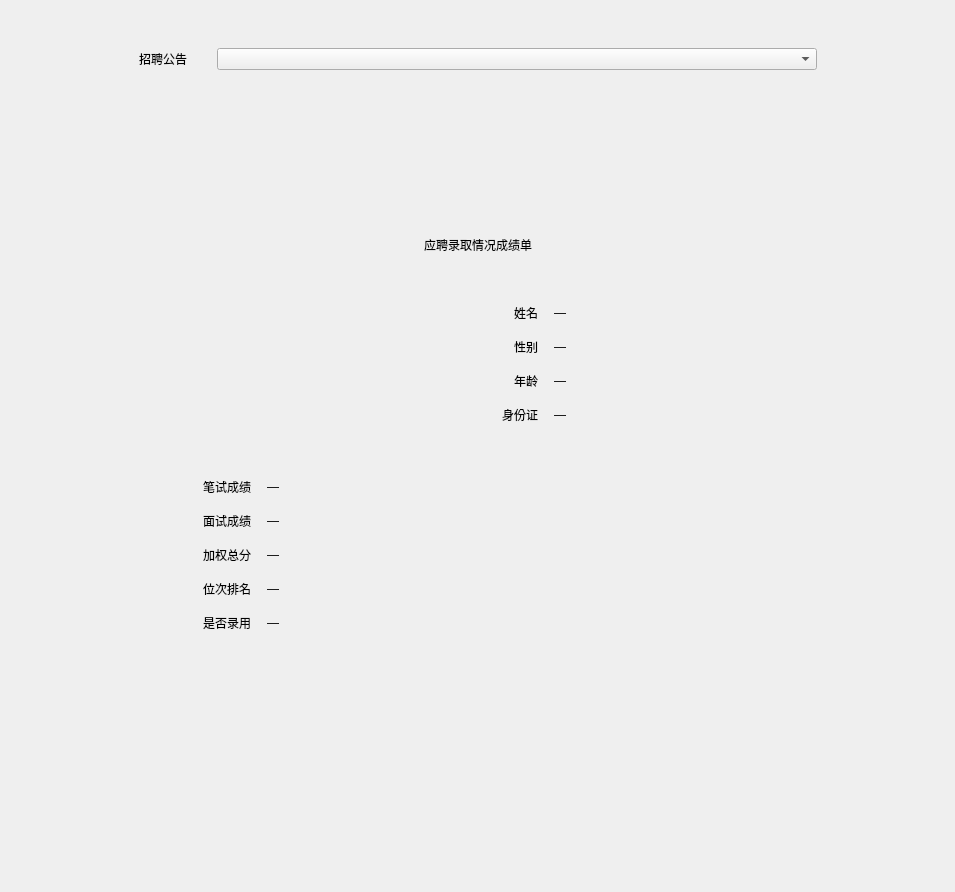
        <widget class="QWidget" name="reportPage">
         <layout class="QVBoxLayout" name="verticalLayout_16">
          <item>
           <spacer name="verticalSpacer_13">
            <property name="orientation">
             <enum>Qt::Vertical</enum>
            </property>
            <property name="sizeType">
             <enum>QSizePolicy::Expanding</enum>
            </property>
            <property name="sizeHint" stdset="0">
             <size>
              <width>20</width>
              <height>28</height>
             </size>
            </property>
           </spacer>
          </item>
          <item>
           <widget class="QWidget" name="widget_30" native="true">
            <layout class="QHBoxLayout" name="horizontalLayout_23">
             <item>
              <spacer name="horizontalSpacer_47">
               <property name="orientation">
                <enum>Qt::Horizontal</enum>
               </property>
               <property name="sizeHint" stdset="0">
                <size>
                 <width>107</width>
                 <height>20</height>
                </size>
               </property>
              </spacer>
             </item>
             <item>
              <widget class="QLabel" name="recruitTip_2">
               <property name="text">
                <string>招聘公告</string>
               </property>
              </widget>
             </item>
             <item>
              <spacer name="horizontalSpacer_48">
               <property name="orientation">
                <enum>Qt::Horizontal</enum>
               </property>
               <property name="sizeType">
                <enum>QSizePolicy::Fixed</enum>
               </property>
               <property name="sizeHint" stdset="0">
                <size>
                 <width>24</width>
                 <height>20</height>
                </size>
               </property>
              </spacer>
             </item>
             <item>
              <widget class="QComboBox" name="repRecruitComboBox">
               <property name="minimumSize">
                <size>
                 <width>600</width>
                 <height>0</height>
                </size>
               </property>
               <property name="maximumSize">
                <size>
                 <width>650</width>
                 <height>16777215</height>
                </size>
               </property>
              </widget>
             </item>
             <item>
              <spacer name="horizontalSpacer_49">
               <property name="orientation">
                <enum>Qt::Horizontal</enum>
               </property>
               <property name="sizeHint" stdset="0">
                <size>
                 <width>107</width>
                 <height>20</height>
                </size>
               </property>
              </spacer>
             </item>
            </layout>
           </widget>
          </item>
          <item>
           <spacer name="verticalSpacer_15">
            <property name="orientation">
             <enum>Qt::Vertical</enum>
            </property>
            <property name="sizeType">
             <enum>QSizePolicy::Fixed</enum>
            </property>
            <property name="sizeHint" stdset="0">
             <size>
              <width>20</width>
              <height>48</height>
             </size>
            </property>
           </spacer>
          </item>
          <item>
           <widget class="QWidget" name="widget_28" native="true">
            <layout class="QHBoxLayout" name="horizontalLayout_25">
             <item>
              <spacer name="horizontalSpacer_45">
               <property name="orientation">
                <enum>Qt::Horizontal</enum>
               </property>
               <property name="sizeHint" stdset="0">
                <size>
                 <width>158</width>
                 <height>20</height>
                </size>
               </property>
              </spacer>
             </item>
             <item>
              <widget class="QWidget" name="reportWidget" native="true">
               <property name="minimumSize">
                <size>
                 <width>600</width>
                 <height>600</height>
                </size>
               </property>
               <property name="maximumSize">
                <size>
                 <width>900</width>
                 <height>900</height>
                </size>
               </property>
               <layout class="QVBoxLayout" name="verticalLayout_15">
                <item>
                 <spacer name="verticalSpacer_18">
                  <property name="orientation">
                   <enum>Qt::Vertical</enum>
                  </property>
                  <property name="sizeHint" stdset="0">
                   <size>
                    <width>20</width>
                    <height>40</height>
                   </size>
                  </property>
                 </spacer>
                </item>
                <item>
                 <widget class="QLabel" name="companyLabel">
                  <property name="text">
                   <string>应聘录取情况成绩单</string>
                  </property>
                  <property name="alignment">
                   <set>Qt::AlignCenter</set>
                  </property>
                 </widget>
                </item>
                <item>
                 <spacer name="verticalSpacer_16">
                  <property name="orientation">
                   <enum>Qt::Vertical</enum>
                  </property>
                  <property name="sizeType">
                   <enum>QSizePolicy::Fixed</enum>
                  </property>
                  <property name="sizeHint" stdset="0">
                   <size>
                    <width>20</width>
                    <height>28</height>
                   </size>
                  </property>
                 </spacer>
                </item>
                <item>
                 <widget class="QWidget" name="widget_31" native="true">
                  <layout class="QHBoxLayout" name="horizontalLayout_24">
                   <property name="spacing">
                    <number>0</number>
                   </property>
                   <property name="leftMargin">
                    <number>0</number>
                   </property>
                   <property name="topMargin">
                    <number>0</number>
                   </property>
                   <property name="rightMargin">
                    <number>0</number>
                   </property>
                   <property name="bottomMargin">
                    <number>0</number>
                   </property>
                   <item>
                    <widget class="QWidget" name="widget_33" native="true">
                     <layout class="QHBoxLayout" name="horizontalLayout_26">
                      <property name="spacing">
                       <number>0</number>
                      </property>
                      <property name="leftMargin">
                       <number>0</number>
                      </property>
                      <property name="topMargin">
                       <number>0</number>
                      </property>
                      <property name="rightMargin">
                       <number>0</number>
                      </property>
                      <property name="bottomMargin">
                       <number>0</number>
                      </property>
                      <item>
                       <widget class="QLabel" name="picLabel">
                        <property name="maximumSize">
                         <size>
                          <width>112</width>
                          <height>168</height>
                         </size>
                        </property>
                        <property name="text">
                         <string/>
                        </property>
                        <property name="pixmap">
                         <pixmap resource="../resource/qrc/mainQrc.qrc">:/header/img/people.png</pixmap>
                        </property>
                        <property name="scaledContents">
                         <bool>true</bool>
                        </property>
                       </widget>
                      </item>
                     </layout>
                    </widget>
                   </item>
                   <item>
                    <spacer name="horizontalSpacer_50">
                     <property name="orientation">
                      <enum>Qt::Horizontal</enum>
                     </property>
                     <property name="sizeType">
                      <enum>QSizePolicy::Fixed</enum>
                     </property>
                     <property name="sizeHint" stdset="0">
                      <size>
                       <width>16</width>
                       <height>20</height>
                      </size>
                     </property>
                    </spacer>
                   </item>
                   <item>
                    <widget class="QWidget" name="widget_34" native="true">
                     <layout class="QFormLayout" name="formLayout_3">
                      <property name="labelAlignment">
                       <set>Qt::AlignRight|Qt::AlignTrailing|Qt::AlignVCenter</set>
                      </property>
                      <property name="horizontalSpacing">
                       <number>16</number>
                      </property>
                      <property name="verticalSpacing">
                       <number>16</number>
                      </property>
                      <property name="leftMargin">
                       <number>16</number>
                      </property>
                      <property name="topMargin">
                       <number>16</number>
                      </property>
                      <property name="rightMargin">
                       <number>16</number>
                      </property>
                      <property name="bottomMargin">
                       <number>16</number>
                      </property>
                      <item row="0" column="0">
                       <widget class="QLabel" name="label_30">
                        <property name="text">
                         <string>姓名</string>
                        </property>
                       </widget>
                      </item>
                      <item row="0" column="1">
                       <widget class="QLabel" name="nameLabel">
                        <property name="text">
                         <string>—</string>
                        </property>
                       </widget>
                      </item>
                      <item row="1" column="0">
                       <widget class="QLabel" name="label_26">
                        <property name="text">
                         <string>性别</string>
                        </property>
                       </widget>
                      </item>
                      <item row="1" column="1">
                       <widget class="QLabel" name="genderLabel">
                        <property name="text">
                         <string>—</string>
                        </property>
                       </widget>
                      </item>
                      <item row="2" column="0">
                       <widget class="QLabel" name="label_29">
                        <property name="text">
                         <string>年龄</string>
                        </property>
                       </widget>
                      </item>
                      <item row="2" column="1">
                       <widget class="QLabel" name="ageLabel">
                        <property name="text">
                         <string>—</string>
                        </property>
                       </widget>
                      </item>
                      <item row="3" column="0">
                       <widget class="QLabel" name="label_23">
                        <property name="text">
                         <string>身份证</string>
                        </property>
                       </widget>
                      </item>
                      <item row="3" column="1">
                       <widget class="QLabel" name="idLabel">
                        <property name="text">
                         <string>—</string>
                        </property>
                       </widget>
                      </item>
                     </layout>
                    </widget>
                   </item>
                  </layout>
                 </widget>
                </item>
                <item>
                 <spacer name="verticalSpacer_17">
                  <property name="orientation">
                   <enum>Qt::Vertical</enum>
                  </property>
                  <property name="sizeType">
                   <enum>QSizePolicy::Fixed</enum>
                  </property>
                  <property name="sizeHint" stdset="0">
                   <size>
                    <width>20</width>
                    <height>16</height>
                   </size>
                  </property>
                 </spacer>
                </item>
                <item>
                 <widget class="QWidget" name="widget_32" native="true">
                  <layout class="QFormLayout" name="formLayout_2">
                   <property name="formAlignment">
                    <set>Qt::AlignRight|Qt::AlignTop|Qt::AlignTrailing</set>
                   </property>
                   <property name="horizontalSpacing">
                    <number>16</number>
                   </property>
                   <property name="verticalSpacing">
                    <number>16</number>
                   </property>
                   <property name="leftMargin">
                    <number>16</number>
                   </property>
                   <property name="topMargin">
                    <number>16</number>
                   </property>
                   <property name="rightMargin">
                    <number>16</number>
                   </property>
                   <property name="bottomMargin">
                    <number>16</number>
                   </property>
                   <item row="0" column="0">
                    <widget class="QLabel" name="label_13">
                     <property name="text">
                      <string>笔试成绩</string>
                     </property>
                    </widget>
                   </item>
                   <item row="0" column="1">
                    <widget class="QLabel" name="writtenExamLabel">
                     <property name="text">
                      <string>—</string>
                     </property>
                    </widget>
                   </item>
                   <item row="1" column="0">
                    <widget class="QLabel" name="label_14">
                     <property name="text">
                      <string>面试成绩</string>
                     </property>
                    </widget>
                   </item>
                   <item row="1" column="1">
                    <widget class="QLabel" name="interviewLabel">
                     <property name="text">
                      <string>—</string>
                     </property>
                    </widget>
                   </item>
                   <item row="2" column="0">
                    <widget class="QLabel" name="label_15">
                     <property name="text">
                      <string>加权总分</string>
                     </property>
                    </widget>
                   </item>
                   <item row="2" column="1">
                    <widget class="QLabel" name="totalLabel">
                     <property name="text">
                      <string>—</string>
                     </property>
                    </widget>
                   </item>
                   <item row="3" column="0">
                    <widget class="QLabel" name="label_16">
                     <property name="text">
                      <string>位次排名</string>
                     </property>
                    </widget>
                   </item>
                   <item row="3" column="1">
                    <widget class="QLabel" name="rankLabel">
                     <property name="text">
                      <string>—</string>
                     </property>
                    </widget>
                   </item>
                   <item row="4" column="0">
                    <widget class="QLabel" name="label_17">
                     <property name="text">
                      <string>是否录用</string>
                     </property>
                    </widget>
                   </item>
                   <item row="4" column="1">
                    <widget class="QLabel" name="isHiredLabel">
                     <property name="text">
                      <string>—</string>
                     </property>
                    </widget>
                   </item>
                  </layout>
                 </widget>
                </item>
                <item>
                 <spacer name="verticalSpacer_19">
                  <property name="orientation">
                   <enum>Qt::Vertical</enum>
                  </property>
                  <property name="sizeHint" stdset="0">
                   <size>
                    <width>20</width>
                    <height>40</height>
                   </size>
                  </property>
                 </spacer>
                </item>
               </layout>
              </widget>
             </item>
             <item>
              <spacer name="horizontalSpacer_46">
               <property name="orientation">
                <enum>Qt::Horizontal</enum>
               </property>
               <property name="sizeHint" stdset="0">
                <size>
                 <width>157</width>
                 <height>20</height>
                </size>
               </property>
              </spacer>
             </item>
            </layout>
           </widget>
          </item>
          <item>
           <spacer name="verticalSpacer_14">
            <property name="orientation">
             <enum>Qt::Vertical</enum>
            </property>
            <property name="sizeHint" stdset="0">
             <size>
              <width>20</width>
              <height>130</height>
             </size>
            </property>
           </spacer>
          </item>
         </layout>
        </widget>
